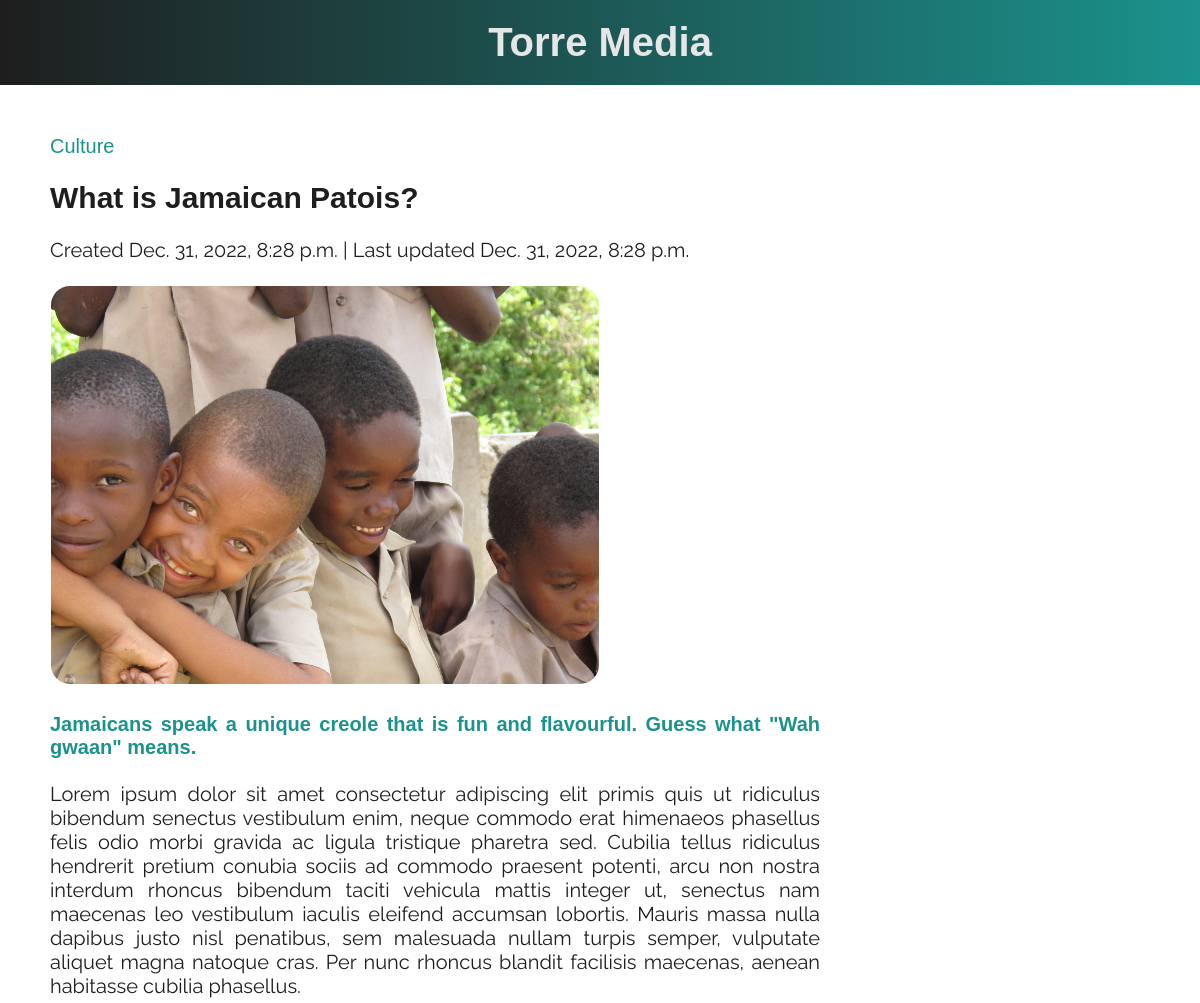
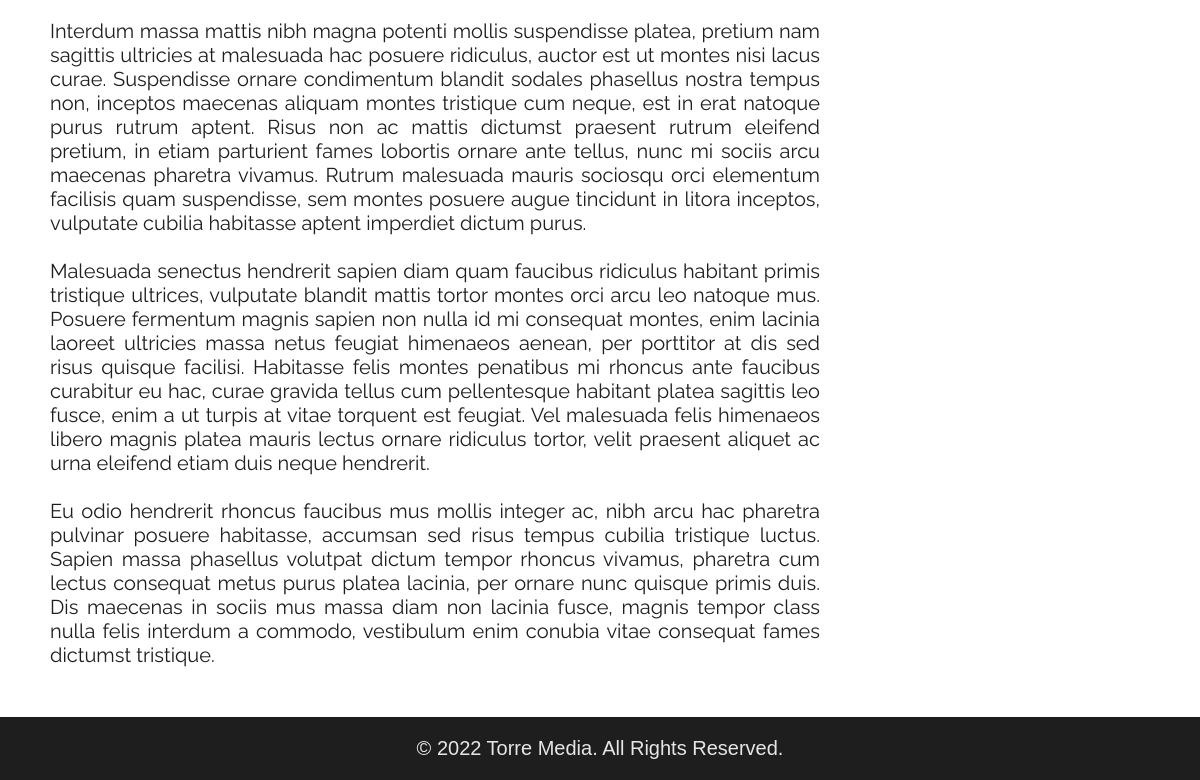
Page /article/3 on the committed database (2 pictures, top to bottom).
### app/models.py (models this page shows, shortened)
class Article(models.Model):
    id = models.IntegerField(primary_key=True, null=False)
    title = models.CharField(max_length=255, null=False)
    description = models.CharField(max_length=2000, null=False)
    writer = models.CharField(max_length=255, null=False)
    content = models.TextField(max_length=200000, null=False)
    category = models.ForeignKey(Category, on_delete=models.CASCADE)
    coverImg = models.ImageField(upload_to="static/media/article-imgs/", null=False)
    createdAt = models.DateTimeField(auto_now_add=True, null=False)
    updatedAt = models.DateTimeField(auto_now=True)

class Category(models.Model):
    id = models.IntegerField(primary_key=True, null=False)
    name = models.CharField(max_length=255)
    createdAt = models.DateTimeField(auto_now_add=True, null=False)
    def __str__(self):
        return f"{self.name}"

### app/views.py (the view)
# urls.py: path('article/<int:id>', views.article, name='article'),
def article(request, id):
    article = Article.objects.get(id=id)
    template = loader.get_template('article.html')
    context = {
        'article': article,
    }
    return HttpResponse(template.render(context, request))

### app/templates/article.html (shortened to what this page needs)
{% extends "master.html" %}
{% block content %}
<div id="article-wrapper">
<a href="../categories/browse/{{article.category.id}}" id="article-category">{{article.category}}<a><br><br>
<h2>{{article.title}}</h2><br>
{% if article.createdAt == article.updatedAt %}
<p id="article-date">Created {{ article.createdAt }}</p><br>
{% else %}
<p id="article-date">Created {{ article.createdAt }} | Last updated {{ article.updatedAt }}</p><br>
{% endif %}
<div id="article-img-description">
    <img src="{{ article.coverImg.url }}" alt="{{ article.coverImg }}" height="400" width="550"
    id="article-image"><br><br>
    <p id="article-description">{{ article.description }}</p>
</div><br>
<div id="article-content">{{ article.content|linebreaksbr }}</div>
</div>
{% endblock %}

### static/style.css (style rules this page uses)
:root { --darkgrey: rgb(30, 30, 30); --offwhite: rgb(230, 230, 230); --teal: rgb(27, 146, 140); }
* { margin: 0px; padding: 0px; box-sizing: border-box; }
body { font-family: "Tahoma", sans-serif; font-size: 20px; }
a { text-decoration: none; color: var(--darkgrey); cursor: pointer; }
#article-wrapper { text-align: justify; width: 70%; }
#article-category { color: var(--teal); }
#article-date { font-family: "Raleway", sans-serif;; }
#article-image { border: solid transparent 1px; border-radius: 20px; }
#article-description { color: var(--teal); font-weight: 900; }
#article-content { font-family: "Raleway", sans-serif; }

### rows in the picture
Article: category "Culture", title "What is Jamaican Patois?", createdAt "Dec. 31, 2022, 8:28 p.m.", updatedAt "Dec. 31, 2022, 8:28 p.m.", coverImg (picture), description "Jamaicans speak a unique creole that is fun and flavourful. Guess what \"Wah gwaan\" means.", content "Lorem ipsum dolor sit amet consectetur adipiscing elit primis quis ut ridiculus bibendum senectus vestibulum enim, neque commodo erat himenaeos phasellus felis odio morbi gravida ac ligula tristique pharetra sed. Cubilia tellus ridiculus hendrerit pretium conubia sociis ad commodo praesent potenti, arcu non nostra interdum rhoncus bibendum taciti vehicula mattis integer ut, senectus nam maecenas leo vestibulum iaculis eleifend accumsan lobortis. Mauris massa nulla dapibus justo nisl penatibus, sem malesuada nullam turpis semper, vulputate aliquet magna natoque cras. Per nunc rhoncus blandit facilisis maecenas, aenean habitasse cubilia phasellus. Interdum massa mattis nibh magna potenti…"
